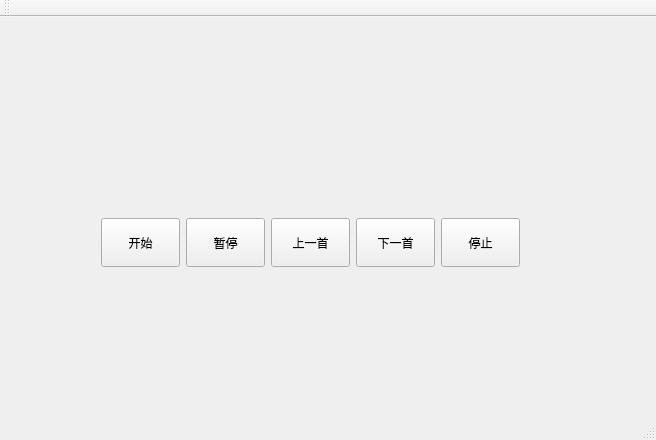
<?xml version="1.0" encoding="UTF-8"?>
<ui version="4.0">
 <class>MainWindow</class>
 <widget class="QMainWindow" name="MainWindow">
  <property name="geometry">
   <rect>
    <x>0</x>
    <y>0</y>
    <width>656</width>
    <height>440</height>
   </rect>
  </property>
  <property name="windowTitle">
   <string>MainWindow</string>
  </property>
  <widget class="QWidget" name="centralWidget">
   <widget class="QWidget" name="">
    <property name="geometry">
     <rect>
      <x>90</x>
      <y>190</y>
      <width>441</width>
      <height>71</height>
     </rect>
    </property>
    <layout class="QHBoxLayout" name="horizontalLayout">
     <item>
      <widget class="QPushButton" name="startBtn">
       <property name="sizePolicy">
        <sizepolicy hsizetype="Minimum" vsizetype="Expanding">
         <horstretch>0</horstretch>
         <verstretch>0</verstretch>
        </sizepolicy>
       </property>
       <property name="text">
        <string>开始</string>
       </property>
      </widget>
     </item>
     <item>
      <widget class="QPushButton" name="pauseBtn">
       <property name="sizePolicy">
        <sizepolicy hsizetype="Minimum" vsizetype="Expanding">
         <horstretch>0</horstretch>
         <verstretch>0</verstretch>
        </sizepolicy>
       </property>
       <property name="text">
        <string>暂停</string>
       </property>
      </widget>
     </item>
     <item>
      <widget class="QPushButton" name="prevBtn">
       <property name="sizePolicy">
        <sizepolicy hsizetype="Minimum" vsizetype="Expanding">
         <horstretch>0</horstretch>
         <verstretch>0</verstretch>
        </sizepolicy>
       </property>
       <property name="text">
        <string>上一首</string>
       </property>
      </widget>
     </item>
     <item>
      <widget class="QPushButton" name="nextBtn">
       <property name="sizePolicy">
        <sizepolicy hsizetype="Minimum" vsizetype="Expanding">
         <horstretch>0</horstretch>
         <verstretch>0</verstretch>
        </sizepolicy>
       </property>
       <property name="text">
        <string>下一首</string>
       </property>
      </widget>
     </item>
     <item>
      <widget class="QPushButton" name="stopBtn">
       <property name="sizePolicy">
        <sizepolicy hsizetype="Minimum" vsizetype="Expanding">
         <horstretch>0</horstretch>
         <verstretch>0</verstretch>
        </sizepolicy>
       </property>
       <property name="text">
        <string>停止</string>
       </property>
      </widget>
     </item>
    </layout>
   </widget>
  </widget>
  <widget class="QMenuBar" name="menuBar">
   <property name="geometry">
    <rect>
     <x>0</x>
     <y>0</y>
     <width>656</width>
     <height>23</height>
    </rect>
   </property>
  </widget>
  <widget class="QToolBar" name="mainToolBar">
   <attribute name="toolBarArea">
    <enum>TopToolBarArea</enum>
   </attribute>
   <attribute name="toolBarBreak">
    <bool>false</bool>
   </attribute>
  </widget>
  <widget class="QStatusBar" name="statusBar"/>
 </widget>
 <layoutdefault spacing="6" margin="11"/>
 <resources/>
 <connections/>
</ui>
